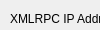
            <widget class="QWidget" name="page_xmlrpc_con_settings">
             <property name="geometry">
              <rect>
               <x>0</x>
               <y>0</y>
               <width>100</width>
               <height>30</height>
              </rect>
             </property>
             <attribute name="label">
              <string>Connection Settings</string>
             </attribute>
             <widget class="QLabel" name="lbl_xmlrpc_port">
              <property name="geometry">
               <rect>
                <x>210</x>
                <y>10</y>
                <width>161</width>
                <height>18</height>
               </rect>
              </property>
              <property name="font">
               <font>
                <family>Arial</family>
               </font>
              </property>
              <property name="text">
               <string>XMLRPC Port:</string>
              </property>
             </widget>
             <widget class="QLabel" name="lbl_xmlrpc_ipAdr">
              <property name="geometry">
               <rect>
                <x>10</x>
                <y>10</y>
                <width>161</width>
                <height>18</height>
               </rect>
              </property>
              <property name="font">
               <font>
                <family>Arial</family>
               </font>
              </property>
              <property name="text">
               <string>XMLRPC IP Address:</string>
              </property>
             </widget>
             <widget class="QSpinBox" name="nrb_xmlrpc_port">
              <property name="geometry">
               <rect>
                <x>210</x>
                <y>30</y>
                <width>161</width>
                <height>22</height>
               </rect>
              </property>
              <property name="font">
               <font>
                <family>Arial</family>
                <pointsize>-1</pointsize>
               </font>
              </property>
              <property name="styleSheet">
               <string notr="true">QSpinBox
{
	background-color: transparent;
	color: #c2c7d5;
	font-size: 13px;
 border: 1px solid #32414B;
}</string>
              </property>
              <property name="maximum">
               <number>69000</number>
              </property>
              <property name="value">
               <number>0</number>
              </property>
             </widget>
             <widget class="QLineEdit" name="txt_xmlrpc_ipAdr">
              <property name="geometry">
               <rect>
                <x>10</x>
                <y>30</y>
                <width>161</width>
                <height>22</height>
               </rect>
              </property>
              <property name="font">
               <font>
                <family>Arial</family>
                <pointsize>-1</pointsize>
               </font>
              </property>
              <property name="styleSheet">
               <string notr="true">/*-----QLabel-----*/
QLineEdit
{
	background-color: transparent;
	color: #c2c7d5;
	font-size: 13px;
 border: 1px solid #32414B;
}</string>
              </property>
              <property name="inputMask">
               <string/>
              </property>
              <property name="alignment">
               <set>Qt::AlignCenter</set>
              </property>
             </widget>
             <widget class="QPushButton" name="btn_xmlrpc_restart_server">
              <property name="geometry">
               <rect>
                <x>10</x>
                <y>180</y>
                <width>221</width>
                <height>31</height>
               </rect>
              </property>
              <property name="font">
               <font>
                <family>Arial</family>
                <pointsize>-1</pointsize>
                <weight>75</weight>
                <bold>true</bold>
               </font>
              </property>
              <property name="styleSheet">
               <string notr="true">/*-----QPushButton-----*/
QPushButton
{
	background-color: rgb(4, 163, 221);
	color: #fff;
	font-size: 11px;
	font-weight: bold;
	border: none;
	border-radius: 3px;
	padding: 5px;

}


QPushButton::pressed
{
	background-color: rgb(3, 115, 213);

}</string>
              </property>
              <property name="text">
               <string>Restart XMLRPC Server</string>
              </property>
              <property name="icon">
               <iconset>
                <normaloff>../../../../../../../.designer/img/open_folder.png</normaloff>../../../../../../../.designer/img/open_folder.png</iconset>
              </property>
              <property name="iconSize">
               <size>
                <width>16</width>
                <height>16</height>
               </size>
              </property>
             </widget>
             <widget class="QLabel" name="ico_xmlrpc_ip_error">
              <property name="geometry">
               <rect>
                <x>180</x>
                <y>30</y>
                <width>20</width>
                <height>20</height>
               </rect>
              </property>
              <property name="toolTip">
               <string>Adapter in DataBase does not exist on this System, choose another one!</string>
              </property>
              <property name="toolTipDuration">
               <number>-1</number>
              </property>
              <property name="text">
               <string/>
              </property>
              <property name="scaledContents">
               <bool>true</bool>
              </property>
             </widget>
             <widget class="QLabel" name="ico_xml_rpc_port_error">
              <property name="geometry">
               <rect>
                <x>380</x>
                <y>30</y>
                <width>20</width>
                <height>20</height>
               </rect>
              </property>
              <property name="font">
               <font>
                <family>Arial</family>
               </font>
              </property>
              <property name="toolTip">
               <string>Adapter in DataBase does not exist on this System, choose another one!</string>
              </property>
              <property name="toolTipDuration">
               <number>-1</number>
              </property>
              <property name="text">
               <string/>
              </property>
              <property name="scaledContents">
               <bool>true</bool>
              </property>
             </widget>
            </widget>
